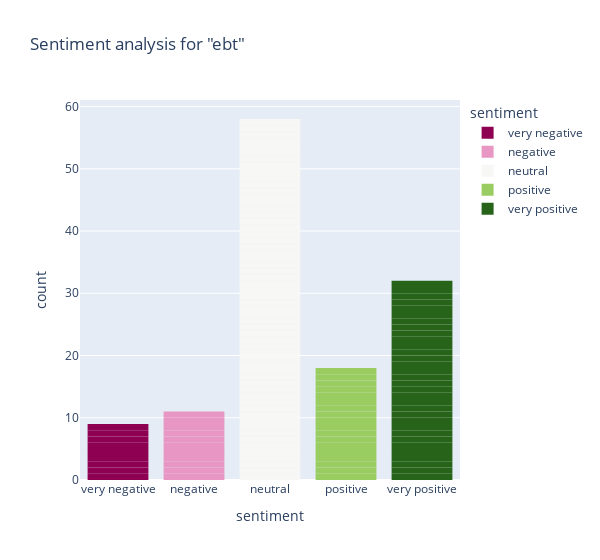

The cell this chart's notebook holds for it:
### Code cell
find_tweets(q='ebt',place='82001')

### Figure 1 — Plotly figure (JSON) as saved in the notebook; plotly's stock layout.template omitted (floating-point values rounded to 4 significant figures)
{"data": [{"alignmentgroup": "True", "hovertemplate": "sentiment=%{x}<br>count=%{y}<extra></extra>", "legendgroup": "very negative", "marker": {"color": "#8e0152", "line": {"width": 0}}, "name": "very negative", "offsetgroup": "very negative", "orientation": "v", "showlegend": true, "textposition": "auto", "type": "bar", "x": ["very negative", "very negative", "very negative", "very negative", "very negative", "very negative", "very negative", "very negative", "very negative"], "xaxis": "x", "y": [1, 1, 1, 1, 1, 1, 1, 1, 1], "yaxis": "y"}, {"alignmentgroup": "True", "hovertemplate": "sentiment=%{x}<br>count=%{y}<extra></extra>", "legendgroup": "negative", "marker": {"color": "#e897c4", "line": {"width": 0}}, "name": "negative", "offsetgroup": "negative", "orientation": "v", "showlegend": true, "textposition": "auto", "type": "bar", "x": ["negative", "negative", "negative", "negative", "negative", "negative", "negative", "negative", "negative", "negative", "negative"], "xaxis": "x", "y": [1, 1, 1, 1, 1, 1, 1, 1, 1, 1, 1], "yaxis": "y"}, {"alignmentgroup": "True", "hovertemplate": "sentiment=%{x}<br>count=%{y}<extra></extra>", "legendgroup": "neutral", "marker": {"color": "#f7f7f6", "line": {"width": 0}}, "name": "neutral", "offsetgroup": "neutral", "orientation": "v", "showlegend": true, "textposition": "auto", "type": "bar", "x": ["neutral", "neutral", "neutral", "neutral", "neutral", "neutral", "neutral", "neutral", "neutral", "neutral", "neutral", "neutral", "neutral", "neutral", "neutral", "neutral", "neutral", "neutral", "neutral", "neutral", "neutral", "neutral", "neutral", "neutral", "neutral", "neutral", "neutral", "neutral", "neutral", "neutral", "neutral", "neutral", "neutral", "neutral", "neutral", "neutral", "neutral", "neutral", "neutral", "neutral", "neutral", "neutral", "neutral", "neutral", "neutral", "neutral", "neutral", "neutral", "neutral", "neutral", "neutral", "neutral", "neutral", "neutral", "neutral", "neutral", "neutral", "neutral"], "xaxis": "x", "y": [1, 1, 1, 1, 1, 1, 1, 1, 1, 1, 1, 1, 1, 1, 1, 1, 1, 1, 1, 1, 1, 1, 1, 1, 1, 1, 1, 1, 1, 1, 1, 1, 1, 1, 1, 1, 1, 1, 1, 1, 1, 1, 1, 1, 1, 1, 1, 1, 1, 1, 1, 1, 1, 1, 1, 1, 1, 1], "yaxis": "y"}, {"alignmentgroup": "True", "hovertemplate": "sentiment=%{x}<br>count=%{y}<extra></extra>", "legendgroup": "positive", "marker": {"color": "#9acd61", "line": {"width": 0}}, "name": "positive", "offsetgroup": "positive", "orientation": "v", "showlegend": true, "textposition": "auto", "type": "bar", "x": ["positive", "positive", "positive", "positive", "positive", "positive", "positive", "positive", "positive", "positive", "positive", "positive", "positive", "positive", "positive", "positive", "positive", "positive"], "xaxis": "x", "y": [1, 1, 1, 1, 1, 1, 1, 1, 1, 1, 1, 1, 1, 1, 1, 1, 1, 1], "yaxis": "y"}, {"alignmentgroup": "True", "hovertemplate": "sentiment=%{x}<br>count=%{y}<extra></extra>", "legendgroup": "very positive", "marker": {"color": "#276419", "line": {"width": 0}}, "name": "very positive", "offsetgroup": "very positive", "orientation": "v", "showlegend": true, "textposition": "auto", "type": "bar", "x": ["very positive", "very positive", "very positive", "very positive", "very positive", "very positive", "very positive", "very positive", "very positive", "very positive", "very positive", "very positive", "very positive", "very positive", "very positive", "very positive", "very positive", "very positive", "very positive", "very positive", "very positive", "very positive", "very positive", "very positive", "very positive", "very positive", "very positive", "very positive", "very positive", "very positive", "very positive", "very positive"], "xaxis": "x", "y": [1, 1, 1, 1, 1, 1, 1, 1, 1, 1, 1, 1, 1, 1, 1, 1, 1, 1, 1, 1, 1, 1, 1, 1, 1, 1, 1, 1, 1, 1, 1, 1], "yaxis": "y"}], "layout": {"barmode": "relative", "legend": {"title": {"text": "sentiment"}, "tracegroupgap": 0}, "title": {"text": "Sentiment analysis for \"ebt\""}, "width": 600, "xaxis": {"anchor": "y", "categoryarray": ["very negative", "negative", "neutral", "positive", "very positive"], "categoryorder": "array", "domain": [0, 1], "title": {"text": "sentiment"}}, "yaxis": {"anchor": "x", "domain": [0, 1], "title": {"text": "count"}}}}
